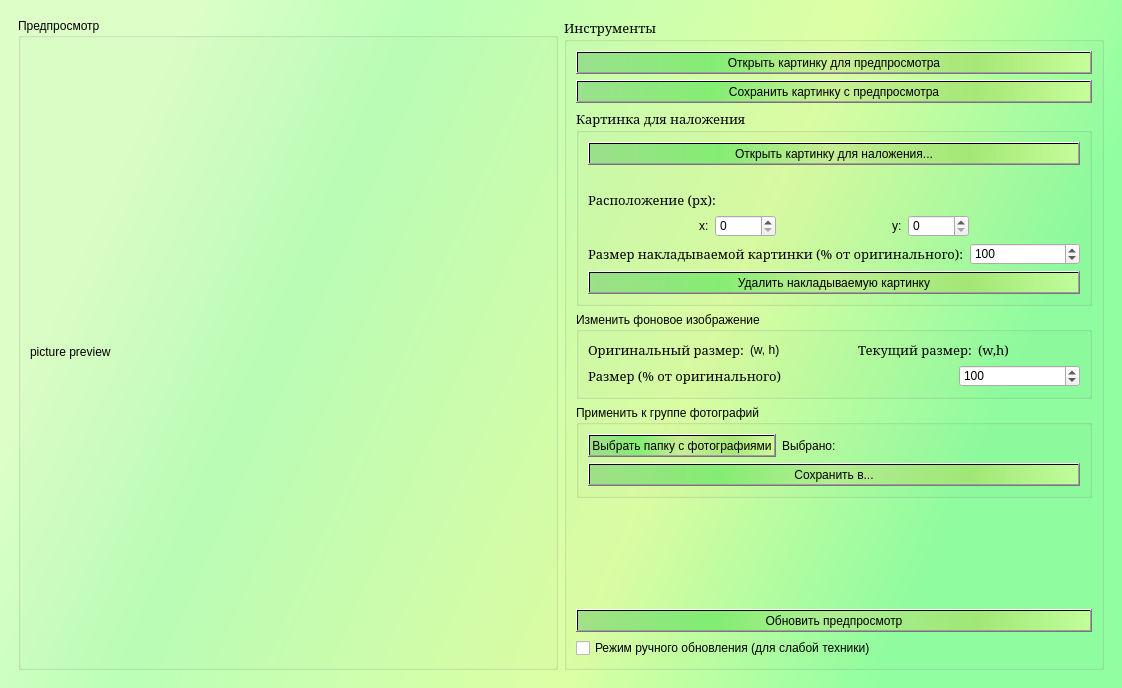
<?xml version="1.0" encoding="UTF-8"?>
<ui version="4.0">
 <class>image_processing</class>
 <widget class="QMainWindow" name="image_processing">
  <property name="geometry">
   <rect>
    <x>0</x>
    <y>0</y>
    <width>1122</width>
    <height>688</height>
   </rect>
  </property>
  <property name="minimumSize">
   <size>
    <width>720</width>
    <height>480</height>
   </size>
  </property>
  <property name="windowTitle">
   <string>Наложение водяного знака</string>
  </property>
  <property name="styleSheet">
   <string notr="true"/>
  </property>
  <widget class="QWidget" name="centralwidget">
   <property name="styleSheet">
    <string notr="true">#centralwidget { 
	background-color: qlineargradient(spread:pad, x1:0.084, y1:0.329545, x2:0.901, y2:0.551136, stop:0 rgba(221, 255, 199, 255), stop:0.232451 rgba(187, 255, 184, 255), stop:0.680092 rgba(221, 255, 164, 255), stop:1 rgba(145, 255, 161, 255));
}
#delete_watermark_button, #open_watermark_button, #update_button, #select_filegroup, #save_filegroup, #open_preview, #save_preview { 
	background-color: qlineargradient(spread:pad, x1:0, y1:0, x2:1, y2:0, stop:0 rgba(114, 201, 113, 137), stop:0.264151 rgba(116, 234, 105, 211), stop:0.496115 rgba(188, 224, 133, 124), stop:0.778024 rgba(163, 228, 112, 220), stop:1 rgba(214, 255, 152, 182));}</string>
   </property>
   <layout class="QHBoxLayout" name="horizontalLayout_2">
    <item>
     <widget class="QWidget" name="main_widget" native="true">
      <property name="styleSheet">
       <string notr="true">font: 10pt &quot;Garamond&quot;;</string>
      </property>
      <layout class="QHBoxLayout" name="horizontalLayout">
       <item>
        <widget class="QGroupBox" name="left_groupbox">
         <property name="sizePolicy">
          <sizepolicy hsizetype="Preferred" vsizetype="Preferred">
           <horstretch>1</horstretch>
           <verstretch>1</verstretch>
          </sizepolicy>
         </property>
         <property name="title">
          <string>Предпросмотр</string>
         </property>
         <layout class="QVBoxLayout" name="verticalLayout">
          <item>
           <widget class="QLabel" name="picture_label">
            <property name="sizePolicy">
             <sizepolicy hsizetype="Maximum" vsizetype="Maximum">
              <horstretch>1</horstretch>
              <verstretch>1</verstretch>
             </sizepolicy>
            </property>
            <property name="text">
             <string>picture preview</string>
            </property>
           </widget>
          </item>
         </layout>
        </widget>
       </item>
       <item>
        <widget class="QGroupBox" name="right_groupbox">
         <property name="sizePolicy">
          <sizepolicy hsizetype="Preferred" vsizetype="Preferred">
           <horstretch>1</horstretch>
           <verstretch>1</verstretch>
          </sizepolicy>
         </property>
         <property name="font">
          <font>
           <family>Garamond</family>
           <pointsize>10</pointsize>
           <weight>50</weight>
           <italic>false</italic>
           <bold>false</bold>
          </font>
         </property>
         <property name="title">
          <string>Инструменты</string>
         </property>
         <property name="checkable">
          <bool>false</bool>
         </property>
         <layout class="QVBoxLayout" name="verticalLayout_2">
          <item>
           <widget class="QPushButton" name="open_preview">
            <property name="text">
             <string>Открыть картинку для предпросмотра</string>
            </property>
           </widget>
          </item>
          <item>
           <widget class="QPushButton" name="save_preview">
            <property name="text">
             <string>Сохранить картинку с предпросмотра</string>
            </property>
           </widget>
          </item>
          <item>
           <widget class="QGroupBox" name="groupBox">
            <property name="font">
             <font>
              <family>Garamond</family>
              <pointsize>10</pointsize>
              <weight>50</weight>
              <italic>false</italic>
              <bold>false</bold>
             </font>
            </property>
            <property name="title">
             <string>Картинка для наложения</string>
            </property>
            <layout class="QVBoxLayout" name="verticalLayout_3">
             <item>
              <widget class="QPushButton" name="open_watermark_button">
               <property name="text">
                <string>Открыть картинку для наложения...</string>
               </property>
              </widget>
             </item>
             <item>
              <widget class="QLabel" name="watermark_path_label">
               <property name="text">
                <string/>
               </property>
              </widget>
             </item>
             <item>
              <widget class="QLabel" name="label">
               <property name="font">
                <font>
                 <family>Garamond</family>
                 <pointsize>10</pointsize>
                 <weight>50</weight>
                 <italic>false</italic>
                 <bold>false</bold>
                </font>
               </property>
               <property name="text">
                <string>Расположение (px):</string>
               </property>
              </widget>
             </item>
             <item>
              <layout class="QHBoxLayout" name="horizontalLayout_3">
               <item>
                <spacer name="horizontalSpacer_2">
                 <property name="orientation">
                  <enum>Qt::Horizontal</enum>
                 </property>
                 <property name="sizeHint" stdset="0">
                  <size>
                   <width>40</width>
                   <height>20</height>
                  </size>
                 </property>
                </spacer>
               </item>
               <item>
                <widget class="QLabel" name="label_2">
                 <property name="text">
                  <string>x:</string>
                 </property>
                </widget>
               </item>
               <item>
                <widget class="QSpinBox" name="watermark_position_x">
                 <property name="maximum">
                  <number>10000</number>
                 </property>
                </widget>
               </item>
               <item>
                <spacer name="horizontalSpacer">
                 <property name="orientation">
                  <enum>Qt::Horizontal</enum>
                 </property>
                 <property name="sizeHint" stdset="0">
                  <size>
                   <width>40</width>
                   <height>20</height>
                  </size>
                 </property>
                </spacer>
               </item>
               <item>
                <widget class="QLabel" name="label_3">
                 <property name="text">
                  <string>y:</string>
                 </property>
                </widget>
               </item>
               <item>
                <widget class="QSpinBox" name="watermark_position_y">
                 <property name="maximum">
                  <number>10000</number>
                 </property>
                </widget>
               </item>
               <item>
                <spacer name="horizontalSpacer_3">
                 <property name="orientation">
                  <enum>Qt::Horizontal</enum>
                 </property>
                 <property name="sizeHint" stdset="0">
                  <size>
                   <width>40</width>
                   <height>20</height>
                  </size>
                 </property>
                </spacer>
               </item>
              </layout>
             </item>
             <item>
              <layout class="QHBoxLayout" name="horizontalLayout_4">
               <item>
                <widget class="QLabel" name="label_4">
                 <property name="font">
                  <font>
                   <family>Garamond</family>
                   <pointsize>10</pointsize>
                   <weight>50</weight>
                   <italic>false</italic>
                   <bold>false</bold>
                  </font>
                 </property>
                 <property name="text">
                  <string>Размер накладываемой картинки (% от оригинального):</string>
                 </property>
                </widget>
               </item>
               <item>
                <widget class="QSpinBox" name="watermark_scale_spinbox">
                 <property name="minimum">
                  <number>1</number>
                 </property>
                 <property name="maximum">
                  <number>100000</number>
                 </property>
                 <property name="value">
                  <number>100</number>
                 </property>
                </widget>
               </item>
              </layout>
             </item>
             <item>
              <widget class="QPushButton" name="delete_watermark_button">
               <property name="text">
                <string>Удалить накладываемую картинку</string>
               </property>
              </widget>
             </item>
            </layout>
           </widget>
          </item>
          <item>
           <widget class="QGroupBox" name="groupBox_2">
            <property name="title">
             <string>Изменить фоновое изображение</string>
            </property>
            <layout class="QVBoxLayout" name="verticalLayout_4">
             <item>
              <layout class="QHBoxLayout" name="horizontalLayout_9">
               <item>
                <widget class="QLabel" name="label_6">
                 <property name="font">
                  <font>
                   <family>Garamond</family>
                   <pointsize>10</pointsize>
                   <weight>50</weight>
                   <italic>false</italic>
                   <bold>false</bold>
                  </font>
                 </property>
                 <property name="text">
                  <string>Оригинальный размер:</string>
                 </property>
                </widget>
               </item>
               <item>
                <widget class="QLabel" name="orig_size">
                 <property name="text">
                  <string>(w, h)</string>
                 </property>
                </widget>
               </item>
               <item>
                <widget class="QLabel" name="label_7">
                 <property name="font">
                  <font>
                   <family>Garamond</family>
                   <pointsize>10</pointsize>
                   <weight>50</weight>
                   <italic>false</italic>
                   <bold>false</bold>
                  </font>
                 </property>
                 <property name="text">
                  <string>Текущий размер:</string>
                 </property>
                </widget>
               </item>
               <item>
                <widget class="QLabel" name="curr_size">
                 <property name="font">
                  <font>
                   <family>Garamond</family>
                   <pointsize>10</pointsize>
                   <weight>50</weight>
                   <italic>false</italic>
                   <bold>false</bold>
                  </font>
                 </property>
                 <property name="text">
                  <string>(w,h)</string>
                 </property>
                </widget>
               </item>
              </layout>
             </item>
             <item>
              <layout class="QHBoxLayout" name="horizontalLayout_8">
               <item>
                <widget class="QLabel" name="label_5">
                 <property name="sizePolicy">
                  <sizepolicy hsizetype="Preferred" vsizetype="Preferred">
                   <horstretch>3</horstretch>
                   <verstretch>0</verstretch>
                  </sizepolicy>
                 </property>
                 <property name="font">
                  <font>
                   <family>Garamond</family>
                   <pointsize>10</pointsize>
                   <weight>50</weight>
                   <italic>false</italic>
                   <bold>false</bold>
                  </font>
                 </property>
                 <property name="text">
                  <string>Размер (% от оригинального)</string>
                 </property>
                </widget>
               </item>
               <item>
                <widget class="QSpinBox" name="main_img_scale_spinbox">
                 <property name="sizePolicy">
                  <sizepolicy hsizetype="Minimum" vsizetype="Fixed">
                   <horstretch>1</horstretch>
                   <verstretch>0</verstretch>
                  </sizepolicy>
                 </property>
                 <property name="minimum">
                  <number>1</number>
                 </property>
                 <property name="maximum">
                  <number>10000</number>
                 </property>
                 <property name="value">
                  <number>100</number>
                 </property>
                </widget>
               </item>
              </layout>
             </item>
            </layout>
           </widget>
          </item>
          <item>
           <widget class="QGroupBox" name="groupBox_3">
            <property name="title">
             <string>Применить к группе фотографий</string>
            </property>
            <layout class="QVBoxLayout" name="verticalLayout_5">
             <item>
              <layout class="QHBoxLayout" name="horizontalLayout_11">
               <item>
                <widget class="QPushButton" name="select_filegroup">
                 <property name="text">
                  <string>Выбрать папку с фотографиями</string>
                 </property>
                </widget>
               </item>
               <item>
                <widget class="QLabel" name="label_8">
                 <property name="text">
                  <string>Выбрано:</string>
                 </property>
                </widget>
               </item>
               <item>
                <widget class="QLabel" name="input_filegroup_path">
                 <property name="text">
                  <string/>
                 </property>
                </widget>
               </item>
              </layout>
             </item>
             <item>
              <widget class="QPushButton" name="save_filegroup">
               <property name="text">
                <string>Сохранить в...</string>
               </property>
              </widget>
             </item>
            </layout>
           </widget>
          </item>
          <item>
           <spacer name="verticalSpacer">
            <property name="orientation">
             <enum>Qt::Vertical</enum>
            </property>
            <property name="sizeHint" stdset="0">
             <size>
              <width>20</width>
              <height>40</height>
             </size>
            </property>
           </spacer>
          </item>
          <item>
           <widget class="QPushButton" name="update_button">
            <property name="text">
             <string>Обновить предпросмотр</string>
            </property>
           </widget>
          </item>
          <item>
           <widget class="QCheckBox" name="manual_update_mode_checkBox">
            <property name="toolTip">
             <string>Отметьте этот чекбокс, чтобы отключить автоматическое обновление картинки предпросмотра. Рекомендуется, если ПК работает медленно. Получить обновленный предпросмотр можно нажатием кнопки &quot;Обновить предпросмотр&quot;</string>
            </property>
            <property name="text">
             <string>Режим ручного обновления (для слабой техники)</string>
            </property>
           </widget>
          </item>
         </layout>
        </widget>
       </item>
      </layout>
     </widget>
    </item>
   </layout>
  </widget>
  <action name="open_single_image_action">
   <property name="text">
    <string>Открыть изображение...</string>
   </property>
  </action>
  <action name="save_as_action">
   <property name="text">
    <string>Сохранить как...</string>
   </property>
  </action>
 </widget>
 <resources/>
 <connections/>
</ui>
